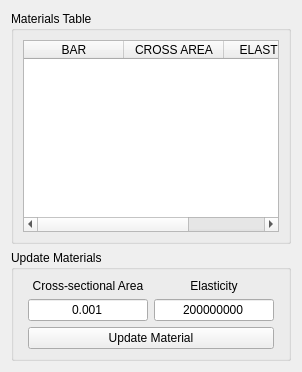
         <widget class="QWidget" name="Material_Tab">
          <attribute name="title">
           <string>Materials</string>
          </attribute>
          <layout class="QHBoxLayout" name="horizontalLayout_7">
           <item>
            <layout class="QVBoxLayout" name="verticalLayout_5" stretch="2,0">
             <item>
              <widget class="QGroupBox" name="groupBox_5">
               <property name="title">
                <string>Materials Table</string>
               </property>
               <layout class="QVBoxLayout" name="verticalLayout_6">
                <item>
                 <widget class="QTableWidget" name="Material_Table_Widget">
                  <property name="editTriggers">
                   <set>QAbstractItemView::AllEditTriggers</set>
                  </property>
                  <property name="alternatingRowColors">
                   <bool>true</bool>
                  </property>
                  <property name="selectionBehavior">
                   <enum>QAbstractItemView::SelectRows</enum>
                  </property>
                  <property name="sortingEnabled">
                   <bool>false</bool>
                  </property>
                  <property name="rowCount">
                   <number>0</number>
                  </property>
                  <column>
                   <property name="text">
                    <string>BAR</string>
                   </property>
                   <property name="textAlignment">
                    <set>AlignCenter</set>
                   </property>
                  </column>
                  <column>
                   <property name="text">
                    <string>CROSS AREA</string>
                   </property>
                   <property name="textAlignment">
                    <set>AlignCenter</set>
                   </property>
                  </column>
                  <column>
                   <property name="text">
                    <string>ELASTICITY</string>
                   </property>
                   <property name="textAlignment">
                    <set>AlignCenter</set>
                   </property>
                  </column>
                 </widget>
                </item>
               </layout>
              </widget>
             </item>
             <item>
              <widget class="QGroupBox" name="groupBox_6">
               <property name="title">
                <string>Update Materials</string>
               </property>
               <layout class="QHBoxLayout" name="horizontalLayout_8">
                <item>
                 <layout class="QGridLayout" name="Add_Remove_Material_Grid">
                  <property name="leftMargin">
                   <number>5</number>
                  </property>
                  <property name="rightMargin">
                   <number>5</number>
                  </property>
                  <item row="1" column="1">
                   <widget class="QLineEdit" name="Elasticity_LEdit">
                    <property name="text">
                     <string>200000000</string>
                    </property>
                    <property name="alignment">
                     <set>Qt::AlignCenter</set>
                    </property>
                   </widget>
                  </item>
                  <item row="1" column="0">
                   <widget class="QLineEdit" name="Area_LEdit">
                    <property name="text">
                     <string>0.001</string>
                    </property>
                    <property name="alignment">
                     <set>Qt::AlignCenter</set>
                    </property>
                   </widget>
                  </item>
                  <item row="0" column="0">
                   <widget class="QLabel" name="Area_Label">
                    <property name="text">
                     <string>Cross-sectional Area</string>
                    </property>
                    <property name="alignment">
                     <set>Qt::AlignCenter</set>
                    </property>
                   </widget>
                  </item>
                  <item row="0" column="1">
                   <widget class="QLabel" name="Elasticity_Label">
                    <property name="text">
                     <string>Elasticity</string>
                    </property>
                    <property name="alignment">
                     <set>Qt::AlignCenter</set>
                    </property>
                   </widget>
                  </item>
                  <item row="2" column="0" colspan="2">
                   <widget class="QPushButton" name="Update_Material_Button">
                    <property name="text">
                     <string>Update Material</string>
                    </property>
                   </widget>
                  </item>
                 </layout>
                </item>
               </layout>
              </widget>
             </item>
            </layout>
           </item>
          </layout>
         </widget>
